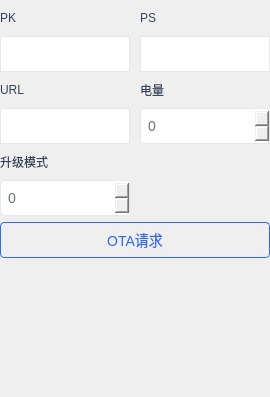
                 <widget class="QWidget" name="stackedWidgetPage2">
                  <layout class="QVBoxLayout" name="verticalLayout_22">
                   <property name="leftMargin">
                    <number>0</number>
                   </property>
                   <property name="topMargin">
                    <number>0</number>
                   </property>
                   <property name="rightMargin">
                    <number>0</number>
                   </property>
                   <property name="bottomMargin">
                    <number>0</number>
                   </property>
                   <item>
                    <layout class="QHBoxLayout" name="horizontalLayout_8">
                     <property name="spacing">
                      <number>10</number>
                     </property>
                     <item>
                      <layout class="QVBoxLayout" name="verticalLayout_20">
                       <property name="spacing">
                        <number>0</number>
                       </property>
                       <item>
                        <layout class="QVBoxLayout" name="verticalLayout_5">
                         <property name="spacing">
                          <number>0</number>
                         </property>
                         <item>
                          <widget class="QLabel" name="label_http_pk">
                           <property name="minimumSize">
                            <size>
                             <width>0</width>
                             <height>36</height>
                            </size>
                           </property>
                           <property name="maximumSize">
                            <size>
                             <width>16777215</width>
                             <height>36</height>
                            </size>
                           </property>
                           <property name="styleSheet">
                            <string notr="true">color: rgb(54, 65, 89);</string>
                           </property>
                           <property name="text">
                            <string>PK</string>
                           </property>
                          </widget>
                         </item>
                         <item>
                          <widget class="QLineEdit" name="lineEdit_http_pk">
                           <property name="minimumSize">
                            <size>
                             <width>0</width>
                             <height>36</height>
                            </size>
                           </property>
                           <property name="maximumSize">
                            <size>
                             <width>16777215</width>
                             <height>36</height>
                            </size>
                           </property>
                           <property name="styleSheet">
                            <string notr="true">color: rgb(104, 112, 130);
font-size:14px;
border-style:solid;
border-width:1px;
border-height：20px;
border-color:rgb(229, 231, 234);
border-radius:25px;
padding-left:5px;
</string>
                           </property>
                          </widget>
                         </item>
                        </layout>
                       </item>
                       <item>
                        <layout class="QVBoxLayout" name="verticalLayout_17">
                         <property name="spacing">
                          <number>0</number>
                         </property>
                         <item>
                          <widget class="QLabel" name="label_http_url">
                           <property name="minimumSize">
                            <size>
                             <width>0</width>
                             <height>36</height>
                            </size>
                           </property>
                           <property name="maximumSize">
                            <size>
                             <width>16777215</width>
                             <height>36</height>
                            </size>
                           </property>
                           <property name="styleSheet">
                            <string notr="true">color: rgb(54, 65, 89);</string>
                           </property>
                           <property name="text">
                            <string>URL</string>
                           </property>
                          </widget>
                         </item>
                         <item>
                          <widget class="QLineEdit" name="lineEdit_http_url">
                           <property name="minimumSize">
                            <size>
                             <width>0</width>
                             <height>36</height>
                            </size>
                           </property>
                           <property name="maximumSize">
                            <size>
                             <width>16777215</width>
                             <height>36</height>
                            </size>
                           </property>
                           <property name="styleSheet">
                            <string notr="true">color: rgb(104, 112, 130);
font-size:14px;
border-style:solid;
border-width:1px;
border-height：20px;
border-color:rgb(229, 231, 234);
border-radius:25px;
padding-left:5px;
</string>
                           </property>
                          </widget>
                         </item>
                        </layout>
                       </item>
                       <item>
                        <layout class="QVBoxLayout" name="verticalLayout_19">
                         <property name="spacing">
                          <number>0</number>
                         </property>
                         <item>
                          <widget class="QLabel" name="label_http_ver">
                           <property name="minimumSize">
                            <size>
                             <width>0</width>
                             <height>36</height>
                            </size>
                           </property>
                           <property name="maximumSize">
                            <size>
                             <width>16777215</width>
                             <height>36</height>
                            </size>
                           </property>
                           <property name="styleSheet">
                            <string notr="true">color: rgb(54, 65, 89);</string>
                           </property>
                           <property name="text">
                            <string>升级模式</string>
                           </property>
                          </widget>
                         </item>
                         <item>
                          <widget class="QSpinBox" name="spinBox_http_ver">
                           <property name="enabled">
                            <bool>true</bool>
                           </property>
                           <property name="minimumSize">
                            <size>
                             <width>0</width>
                             <height>36</height>
                            </size>
                           </property>
                           <property name="maximumSize">
                            <size>
                             <width>16777215</width>
                             <height>36</height>
                            </size>
                           </property>
                           <property name="styleSheet">
                            <string notr="true">QSpinBox{
color: rgb(104, 112, 130);
font-size:14px;
border-style:solid;
border-width:1px;
border-color:rgb(229, 231, 234);
border-radius:4px;
padding-left:5px;
}

QSpinBox::up-button
{
image:url(:/png/up.png);
width: 40px;
}
QSpinBox::down-button{
image:url(:/png/down.png);
width: 40px;
}</string>
                           </property>
                           <property name="readOnly">
                            <bool>true</bool>
                           </property>
                           <property name="maximum">
                            <number>999999999</number>
                           </property>
                          </widget>
                         </item>
                        </layout>
                       </item>
                      </layout>
                     </item>
                     <item>
                      <layout class="QVBoxLayout" name="verticalLayout_21">
                       <property name="spacing">
                        <number>0</number>
                       </property>
                       <item>
                        <layout class="QVBoxLayout" name="verticalLayout_6">
                         <property name="spacing">
                          <number>0</number>
                         </property>
                         <item>
                          <widget class="QLabel" name="label_http_ps">
                           <property name="minimumSize">
                            <size>
                             <width>0</width>
                             <height>36</height>
                            </size>
                           </property>
                           <property name="maximumSize">
                            <size>
                             <width>16777215</width>
                             <height>36</height>
                            </size>
                           </property>
                           <property name="styleSheet">
                            <string notr="true">color: rgb(54, 65, 89);</string>
                           </property>
                           <property name="text">
                            <string>PS</string>
                           </property>
                          </widget>
                         </item>
                         <item>
                          <widget class="QLineEdit" name="lineEdit_http_ps">
                           <property name="minimumSize">
                            <size>
                             <width>0</width>
                             <height>36</height>
                            </size>
                           </property>
                           <property name="maximumSize">
                            <size>
                             <width>16777215</width>
                             <height>36</height>
                            </size>
                           </property>
                           <property name="styleSheet">
                            <string notr="true">color: rgb(104, 112, 130);
font-size:14px;
border-style:solid;
border-width:1px;
border-height：20px;
border-color:rgb(229, 231, 234);
border-radius:25px;
padding-left:5px;
</string>
                           </property>
                          </widget>
                         </item>
                        </layout>
                       </item>
                       <item>
                        <layout class="QVBoxLayout" name="verticalLayout_18">
                         <property name="spacing">
                          <number>0</number>
                         </property>
                         <item>
                          <widget class="QLabel" name="label_http_power">
                           <property name="minimumSize">
                            <size>
                             <width>0</width>
                             <height>36</height>
                            </size>
                           </property>
                           <property name="maximumSize">
                            <size>
                             <width>16777215</width>
                             <height>36</height>
                            </size>
                           </property>
                           <property name="styleSheet">
                            <string notr="true">color: rgb(54, 65, 89);</string>
                           </property>
                           <property name="text">
                            <string>电量</string>
                           </property>
                          </widget>
                         </item>
                         <item>
                          <widget class="QSpinBox" name="spinBox_http_power">
                           <property name="enabled">
                            <bool>true</bool>
                           </property>
                           <property name="minimumSize">
                            <size>
                             <width>0</width>
                             <height>36</height>
                            </size>
                           </property>
                           <property name="maximumSize">
                            <size>
                             <width>16777215</width>
                             <height>36</height>
                            </size>
                           </property>
                           <property name="styleSheet">
                            <string notr="true">QSpinBox{
color: rgb(104, 112, 130);
font-size:14px;
border-style:solid;
border-width:1px;
border-color:rgb(229, 231, 234);
border-radius:4px;
padding-left:5px;
}

QSpinBox::up-button
{
image:url(:/png/up.png);
width: 40px;
}
QSpinBox::down-button{
image:url(:/png/down.png);
width: 40px;
}</string>
                           </property>
                           <property name="readOnly">
                            <bool>false</bool>
                           </property>
                           <property name="maximum">
                            <number>999999999</number>
                           </property>
                          </widget>
                         </item>
                        </layout>
                       </item>
                       <item>
                        <spacer name="verticalSpacer_4">
                         <property name="orientation">
                          <enum>Qt::Vertical</enum>
                         </property>
                         <property name="sizeHint" stdset="0">
                          <size>
                           <width>20</width>
                           <height>40</height>
                          </size>
                         </property>
                        </spacer>
                       </item>
                      </layout>
                     </item>
                    </layout>
                   </item>
                   <item>
                    <widget class="QPushButton" name="pushButton_http_ota_req">
                     <property name="minimumSize">
                      <size>
                       <width>0</width>
                       <height>36</height>
                      </size>
                     </property>
                     <property name="maximumSize">
                      <size>
                       <width>16777215</width>
                       <height>36</height>
                      </size>
                     </property>
                     <property name="styleSheet">
                      <string notr="true">QPushButton {
	color: rgb(47, 105, 235);
	font-size:14px;
	border-style:solid;
	border-width:1px;
	border-color:rgb(47, 105, 235);
	border-radius:4px;
	padding-left:10px;
	padding-right:10px;
}
QPushButton:hover{
	color: rgb(47, 105, 235);
	background-color: rgba(47, 105, 235, 0.08);
}
QPushButton:pressed{
	color: rgb(47, 105, 235);
	background-color: rgba(47, 105, 235, 0.2);
}</string>
                     </property>
                     <property name="text">
                      <string>OTA请求</string>
                     </property>
                    </widget>
                   </item>
                   <item>
                    <spacer name="verticalSpacer_3">
                     <property name="orientation">
                      <enum>Qt::Vertical</enum>
                     </property>
                     <property name="sizeHint" stdset="0">
                      <size>
                       <width>20</width>
                       <height>139</height>
                      </size>
                     </property>
                    </spacer>
                   </item>
                  </layout>
                 </widget>
